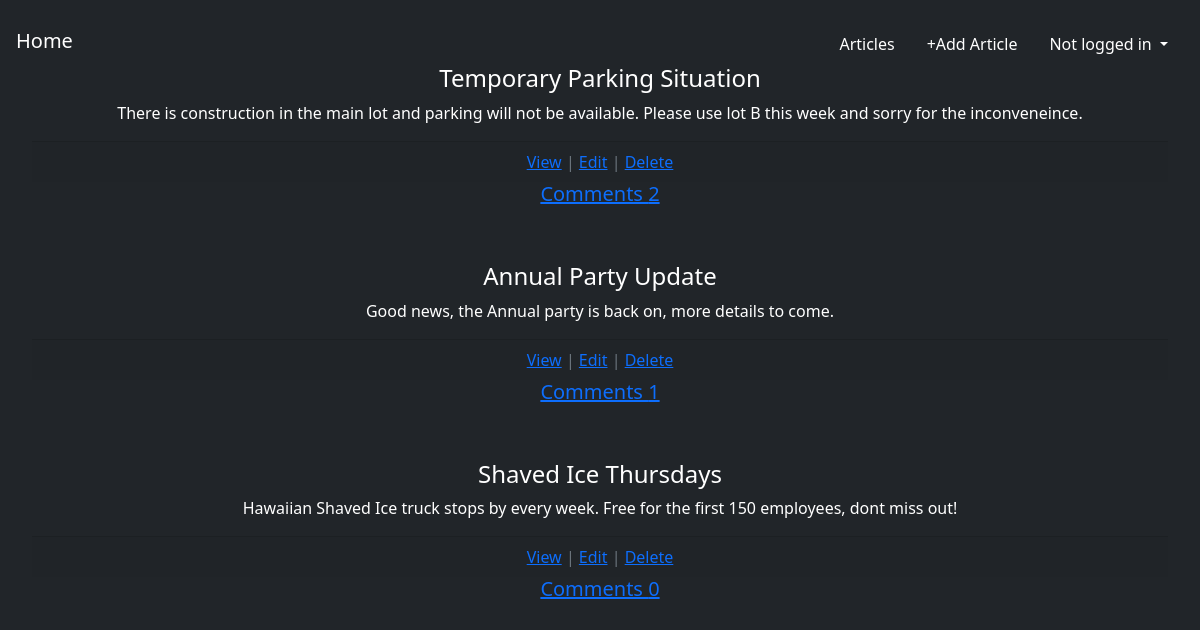
The app's page /articles/ with its own data.
### articles/models.py (models this page shows, shortened)
class Article(models.Model):
    title = models.CharField(max_length=255)
    body = models.TextField()
    category = models.CharField(max_length=255, default=None)
    date = models.DateTimeField(auto_now_add=True)
    author = models.ForeignKey(
        get_user_model(),
        on_delete=models.CASCADE,
    )
    date_time = models.DateTimeField(auto_now_add=True)

class Comment(models.Model):
    article = models.ForeignKey(Article, on_delete=models.CASCADE, related_name="comments")
    comment = models.CharField(max_length=140)
    author = models.ForeignKey(get_user_model(), on_delete=models.CASCADE,)

### articles/views.py (the view)
# urls.py: path('', ArticleListView.as_view(), name= 'article_list'),
class ArticleListView(ListView):
    template_name = 'article_list.html'
    model = Article

### templates/article_list.html (shortened to what this page needs)
{% extends 'base.html' %}
{% block content %}
<div data-bs-spy="scroll" data-bs-target="#list-example" data-bs-offset="0" class="scrollspy-example" tabindex="0">
    {% for article in object_list %}
    <div class="card-dark">
    <h4 id="{{ article.title }}">{{ article.title }}</h4>
    <p>{{ article.body }}</p>
    <div class="card-footer text-center text-muted">
        <a href="{% url 'article_detail' article.pk %}">View</a> | <a href="{% url 'article_edit' article.pk %}">Edit</a> | <a href="{% url 'article_delete' article.pk %}">Delete</a>
    </div>
    <a href="{% url 'article_detail' article.pk %}"><h5>Comments {{ article.comments.all|length }}</h5></a>
    <br>
    <br>
    {% endfor %}
</div>
</div>
{% endblock content %}

### templates/base.html (shortened to what this page needs)
{% load static %}
<html class="h-100">
<head>
    <link href="https://cdn.jsdelivr.net/npm/bootstrap@5.0.1/dist/css/bootstrap.min.css" rel="stylesheet"
>
</head>
<body class="d-flex h-100 text-center text-white bg-dark">
    <div class="cover-container d-flex w-100 h-100 p-3 mx-auto flex-column text-white ">
        <header class="">
            <div>
                <h3><a class="text-white navbar-brand float-md-start mb-0" href="{% url 'home' %}">Home</a></h3>
                <nav class="nav nav-masthead justify-content-center float-md-end text-white ">
                    <a class="nav-link active text-white " href="{% url 'article_list' %}">Articles</a>
                    <a class="nav-link active text-white " href="{% url 'article_new' %}">+Add Article</a>
                    {% if user.is_authenticated %}
                    <a class="nav-link active dropdown-toggle text-white " href="#" id="navbarDropdownMenuLink" role="button"
                        data-bs-toggle="dropdown" aria-expanded="false">
                        {{ user.username }}
                    </a>
                    <div class="dropdown-menu" aria-labelledby="navbarDropdownMenuLink">
                    <a class="dropdown-item " href="{% url 'password_change' %}">Password change</a>
                    <a class="dropdown-item " href="{% url 'logout' %}">Log Out</a>
                    </div>
                    {% else %}
                    <a class="nav-link dropdown-toggle text-white " href="#" id="navbarDropdownMenuLink" role="button"
                        data-bs-toggle="dropdown" aria-expanded="false">
                        Not logged in
                    </a>
                    {% endif %}
                </nav>
            </div>
        </header>
        <main class="px-3">
            {% block content %}
            {% endblock content %}
        </main>
    </div>
</body>
</html>

### records on screen
Article: title "Temporary Parking Situation", body "There is construction in the main lot and parking will not be available. Please use lot B this week and sorry for the inconveneince.", comments.all|length "2"
Article: title "Annual Party Update", body "Good news, the Annual party is back on, more details to come.", comments.all|length "1"
Article: title "Shaved Ice Thursdays", body "Hawaiian Shaved Ice truck stops by every week. Free for the first 150 employees, dont miss out!", comments.all|length "0"
